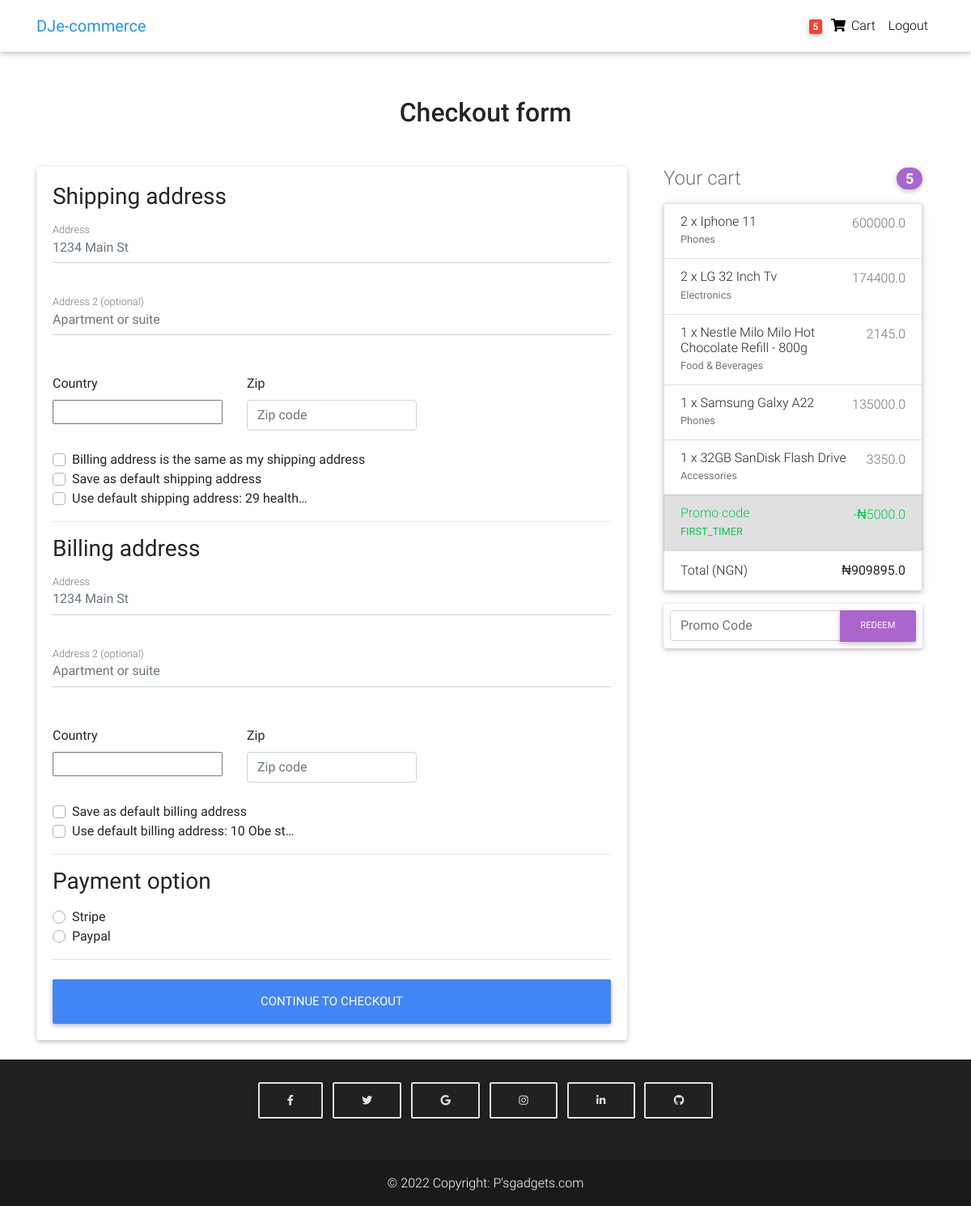
Before: /checkout/ (signed in) with the older database file.
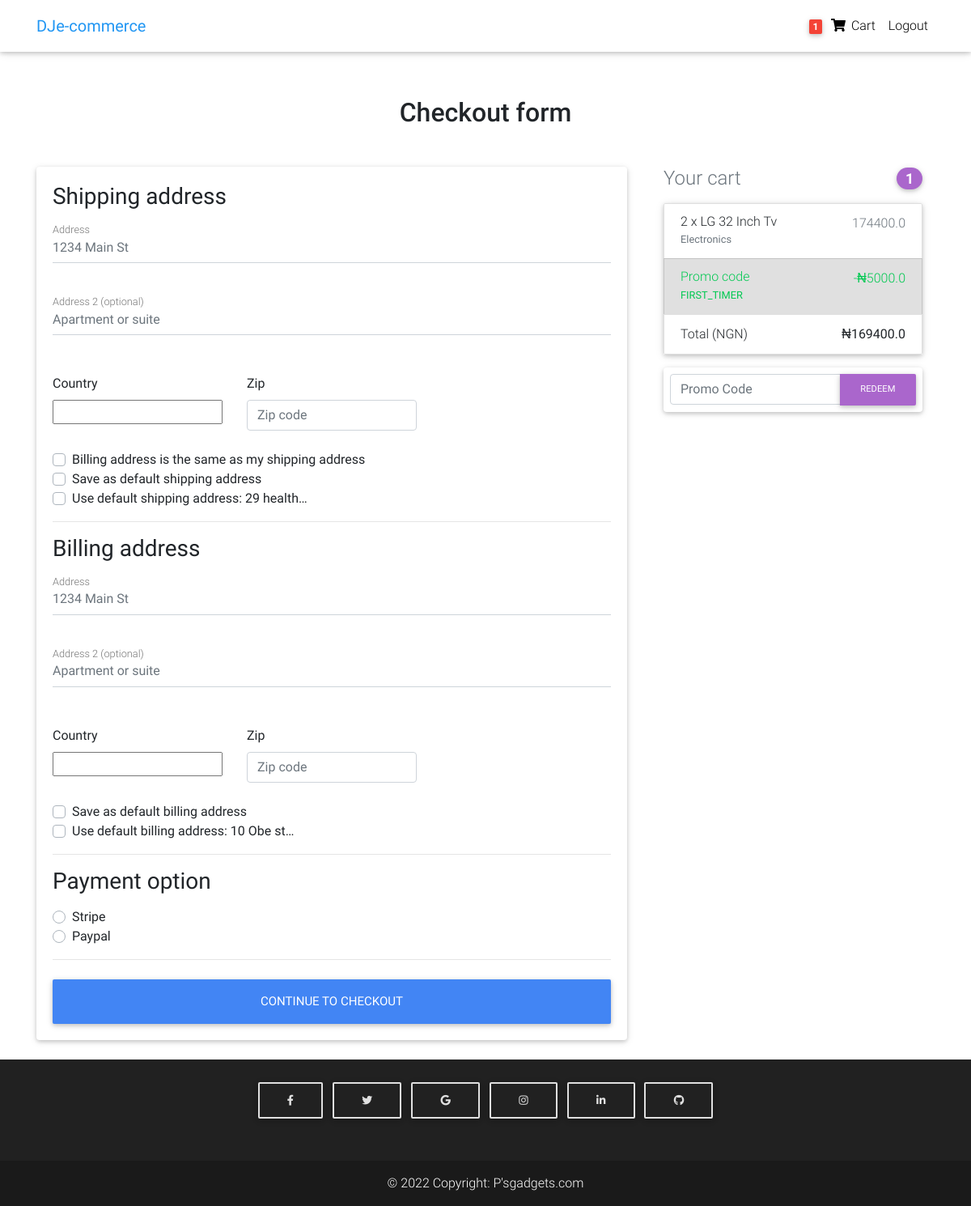
After: the same page with the newer database file.
### store/models.py (models this page shows, shortened)
class Order(models.Model):
    user = models.ForeignKey(settings.AUTH_USER_MODEL, on_delete=models.CASCADE)
    ref_code = models.CharField(max_length=20, blank=True, null=True)
    items = models.ManyToManyField(OrderItem)
    strat_date = models.DateTimeField(auto_now_add=True)
    ordered_date = models.DateTimeField()
    ordered = models.BooleanField(default=False)
    billing_address = models.ForeignKey('Address', related_name="billing_address", on_delete=models.SET_NULL, blank=True, null=True)
    shipping_address = models.ForeignKey('Address', related_name="shipping_address", on_delete=models.SET_NULL, blank=True, null=True)
    payment = models.ForeignKey('Payment', on_delete=models.SET_NULL, blank=True, null=True)
    coupon = models.ForeignKey("Coupon", on_delete=models.SET_NULL, blank=True, null=True)
    being_delivered = models.BooleanField(default=False)
    received = models.BooleanField(default=False)
    refund_requested = models.BooleanField(default=False)
    refund_granted = models.BooleanField(default=False)
    def get_total(self):
        total = 0
        for order_item in self.items.all():
            total += order_item.get_final_price()
        if self.coupon:
            total -= self.coupon.amount
        return total

class OrderItem(models.Model):
    user = models.ForeignKey(settings.AUTH_USER_MODEL, on_delete=models.CASCADE)
    ordered = models.BooleanField(default=False)
    item = models.ForeignKey(Product, on_delete=models.CASCADE)
    quantity = models.IntegerField(default=1)
    def get_total_item_price(self):
        return self.quantity * self.item.price
    def get_total_discount_item_price(self):
        return self.quantity * self.item.discount_price
    def get_final_price(self):
        if self.item.discount_price:
            return self.get_total_discount_item_price()
        return self.get_total_item_price()

class Product(models.Model):
    title = models.CharField(max_length=100)
    brand = models.CharField(max_length=100)
    model = models.CharField(max_length=250, blank=True, null=True)
    features = models.TextField(blank=True, null=True)
    stock = models.IntegerField(default=100)
    released_on = models.CharField(max_length=100)
    dimensions = models.CharField(max_length=100)
    price = models.FloatField()
    discount_price = models.FloatField(blank=True, null=True)
    category = models.CharField(choices=CATEGORY_CHOICES, max_length=3)
    label =  models.CharField(choices=LABEL_CHOICES, max_length=1)
    slug = models.SlugField()
    description = models.TextField()
    image = models.ImageField(upload_to="product_images")
    type = models.CharField(choices=TYPE_CHOICES, max_length=2)

class Coupon(models.Model):
    code = models.CharField(max_length=15)
    amount = models.FloatField()

### store/views.py (the view, shortened to what this page needs)
# urls.py: path("checkout/", CheckoutView.as_view(), name="checkout"),
class CheckoutView(View):
    def get(self, *args, **kwargs):
        try:
            order = Order.objects.get(user=self.request.user, ordered=False)
            form = CheckoutForm()
            context = {
            'form': form,
            'couponform': CouponForm(),
            'order': order,
            'DISPLAY_COUPON_FORM': True,
            }
            shipping_address_qs = Address.objects.filter(
                user=self.request.user,
                address_type="S",
                default=True
            )
            if shipping_address_qs.exists():
                context.update({'default_shipping_address': shipping_address_qs[0]})
            billing_address_qs = Address.objects.filter(
                user=self.request.user,
                address_type="B",
                default=True
            )
            if billing_address_qs.exists():
                context.update({'default_billing_address': billing_address_qs[0]})
            return render(self.request, "store/checkout_3.html", context)
        except ObjectDoesNotExist:
            messages.info(self.request, 'You do not have an active order')
            return redirect("checkout")

### store/forms.py
class CheckoutForm(forms.Form):
    shipping_address = forms.CharField(required=False)
    shipping_address2 = forms.CharField(required=False)
    shipping_country = CountryField(blank_label='(select country)').formfield(
        required=False,
        widget=CountrySelectWidget(attrs={
        'class': 'custom-select d-block w-100'
    }))
    shipping_zip = forms.CharField(required=False)
    billing_address = forms.CharField(required=False)
    billing_address2 = forms.CharField(required=False)
    billing_country = CountryField(blank_label='(select country)').formfield(
        required=False,
        widget=CountrySelectWidget(attrs={'class': 'custom-select d-block w-100',
        }))
    billing_zip = forms.BooleanField(required=False)
    same_billing_address = forms.BooleanField(required=False)
    set_default_shipping = forms.BooleanField(required=False)
    use_default_shipping = forms.BooleanField(required=False)
    set_default_billing = forms.BooleanField(required=False)
    use_default_billing = forms.BooleanField(required=False)
    payment_option = forms.ChoiceField(widget=forms.RadioSelect, choices=PAYMENT_CHOICES)

### store/templates/store/checkout_3.html (shortened to what the changed rows need)
{% extends "store/check_base.html" %}
{% load crispy_forms_tags %}
{% block content %}
  <main >
    <div class="container wow fadeIn">
      <h2 class="my-5 h2 text-center">Checkout form</h2>
      <div class="row">
        <div class="col-md-8 mb-4">
          <div class="card">
            <form method="POST" class="card-body">
              <div class="d-block my-3">
                {% for value, name in form.fields.payment_option.choices %}
                <div class="custom-control custom-radio">
                  <label class="custom-control-label" for="{{ name }}">{{ name }}</label>
                </div>
                {% endfor %}
              </div>
            </form>
          </div>
        </div>
        <div class="col-md-4 mb-4">
          {% include "store/snippets.html" %}
        </div>
      </div>
    </div>
  </main>
{% endblock content %}

### store/templates/store/check_navbar.html (shortened to what this page needs)
{% load cart_template_tags %}
<nav class="navbar fixed-top navbar-expand-lg navbar-light white scrolling-navbar">
    <div class="container">
      <a class="navbar-brand waves-effect" href="/">
        <strong class="blue-text">DJe-commerce</strong>
      </a>
      <div class="collapse navbar-collapse" id="navbarSupportedContent">
        <ul class="navbar-nav nav-flex-icons">
          {% if request.user.is_authenticated %}
          <li class="nav-item">
            <a href="{% url 'order-summary' %}" class="nav-link waves-effect">
              <span class="badge red z-depth-1 mr-1"> {{ request.user|cart_item_count }} </span>
              <i class="fas fa-shopping-cart"></i>
              <span class="clearfix d-none d-sm-inline-block"> Cart </span>
            </a>
          </li>
          <li class="nav-item">
            <a class="nav-link waves-effect" href="{% url 'account_logout' %}">
              <span class="clearfix d-none d-sm-inline-block"> Logout </span>
            </a>
          </li>
          {% endif %}
        </ul>
      </div>
    </div>
  </nav>

### store/templates/store/snippets.html (shortened to what this page needs)
<div class="col-md-12 mb-4">
    <h4 class="d-flex justify-content-between align-items-center mb-3">
      <span class="text-muted">Your cart</span>
      <span class="badge badge-secondary badge-pill">{{ order.items.count }}</span>
    </h4>
    <ul class="list-group mb-3 z-depth-1">
      {% for order_item in order.items.all %}
      <li class="list-group-item d-flex justify-content-between lh-condensed">
        <div>
          <h6 class="my-0">{{ order_item.quantity}} x {{ order_item.item.title }}</h6>
          <small class="text-muted">{{ order_item.item.get_category_display }}</small>
        </div>
        <span class="text-muted">{{ order_item.get_final_price}}</span>
      </li>
      {% endfor %}
      {% if order.coupon %}
      <li class="list-group-item d-flex justify-content-between bg-light">
        <div class="text-success">
          <h6 class="my-0">Promo code</h6>
          <small>{{ order.coupon.code }}</small>
        </div>
        <span class="text-success">-<span>&#8358;</span>{{ order.coupon.amount }}</span>
      </li>
      {% endif %}
      <li class="list-group-item d-flex justify-content-between">
        <span>Total (NGN)</span>
        <strong><span>&#8358;</span>{{ order.get_total }}</strong>
      </li>
    </ul>
    {% if DISPLAY_COUPON_FORM %}
    <form class="card p-2" action="{% url 'add-coupon' %}" method="post">
        <div class="input-group">
        {{ couponform.code }}
        <div class="input-group-append">
            <button class="btn btn-secondary btn-md waves-effect m-0" type="submit">Redeem</button>
        </div>
        </div>
    </form>
    {% endif %}
  </div>

Changed rows visible on the page:
no longer on this page (row edited): Order: items.count "5", coupon.code "FIRST_TIMER", coupon.amount "5000.0", get_total "909895.0"
no longer on this page (row edited): OrderItem: quantity "2", item "Iphone 11", item.category "Phones", get_final_price "600000.0"
no longer on this page (row edited): OrderItem: quantity "1", item "Nestle Milo Milo Hot Chocolate Refill - 800g", item.category "Food & Beverages", get_final_price "2145.0"
no longer on this page (row edited): OrderItem: quantity "1", item "Samsung Galxy A22", item.category "Phones", get_final_price "135000.0"
no longer on this page (row edited): OrderItem: quantity "1", item "32GB SanDisk Flash Drive", item.category "Accessories", get_final_price "3350.0"
added Order: items.count "1", coupon.code "FIRST_TIMER", coupon.amount "5000.0", get_total "169400.0"
Other visible differences:
{{ request.user|cart_item_count }}: "5" → "1"
